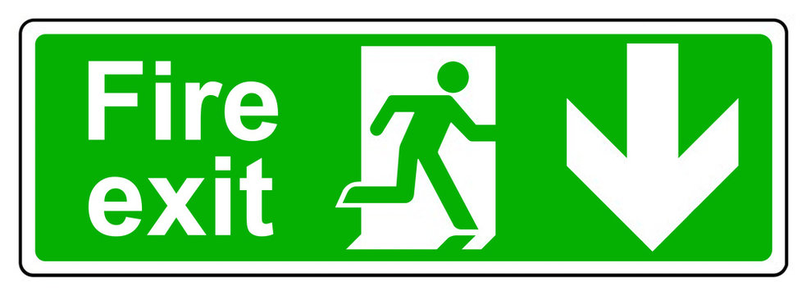
#> input picture fire_exit.png, 806 x 295 px, shrunk from 983 x 360 before the run
$ python main.py
#> lines starting #> are read from the running program, lines starting #| are printed output that depends on the picture
import networkx as nx
import matplotlib.pyplot as plt
import random
from mpl_toolkits.mplot3d import Axes3D
from matplotlib.animation import FuncAnimation
import matplotlib.patches as patches
from matplotlib.offsetbox import OffsetImage, AnnotationBbox
import numpy as np

# Load images for visual indicators (replace with your own images if needed)
fire_exit_sign = plt.imread("fire_exit.png")  # Replace with path to fire exit sign image
#> fire_exit_sign is the input picture: shape (295, 806, 4) float32; mean R, G, B, A 0.487, 0.817, 0.482, 1
red_cross = plt.imread("red_cross.png")      # Replace with path to red cross image
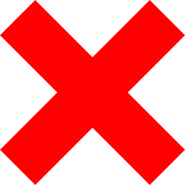
#> input picture red_cross.png, 185 x 185 px, shrunk from 225 x 225 before the run
#> red_cross is the input picture: shape (185, 185, 4) float32; mean R, G, B, A 1, 0.456, 0.456, 1
triangle = plt.imread("trapped.png")        # Replace with path to triangle image
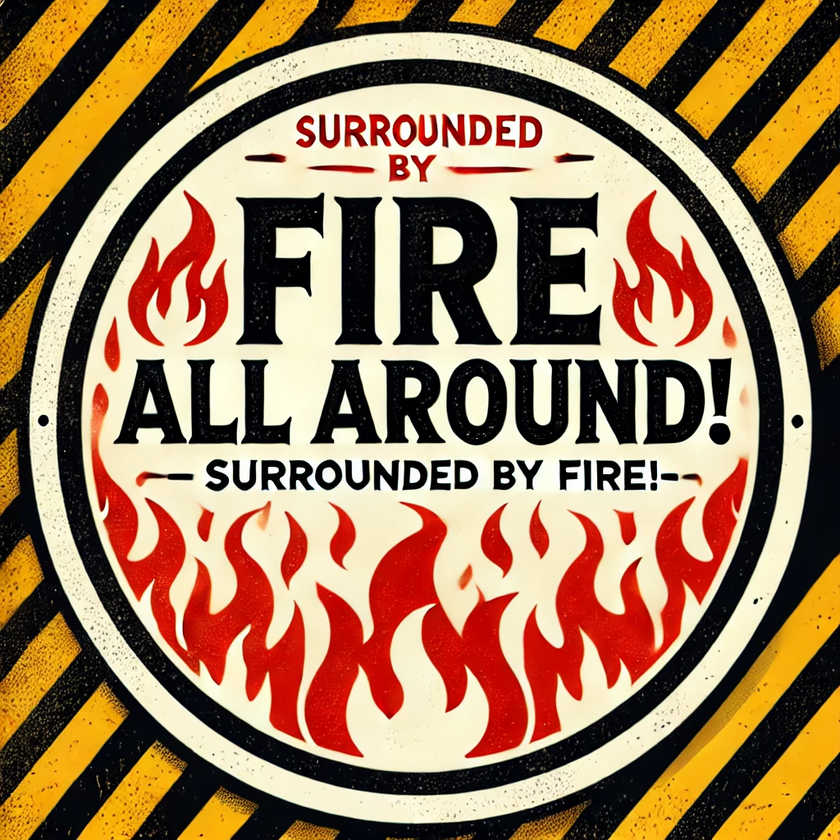
#> input picture trapped.png, 840 x 840 px, shrunk from 1024 x 1024 before the run
#> triangle is the input picture: shape (840, 840, 4) float32; mean R, G, B, A 0.61, 0.479, 0.349, 1
running_man = plt.imread("rush.png")  # Replace with path to running man image
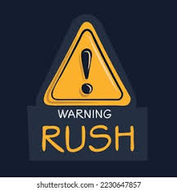
#> input picture rush.png, 177 x 191 px, shrunk from 216 x 233 before the run
#> running_man is the input picture: shape (191, 177, 4) float32; mean R, G, B, A 0.269, 0.262, 0.258, 1
not_fastest_route = plt.imread("faster_route.png")  # Replace with path to the image
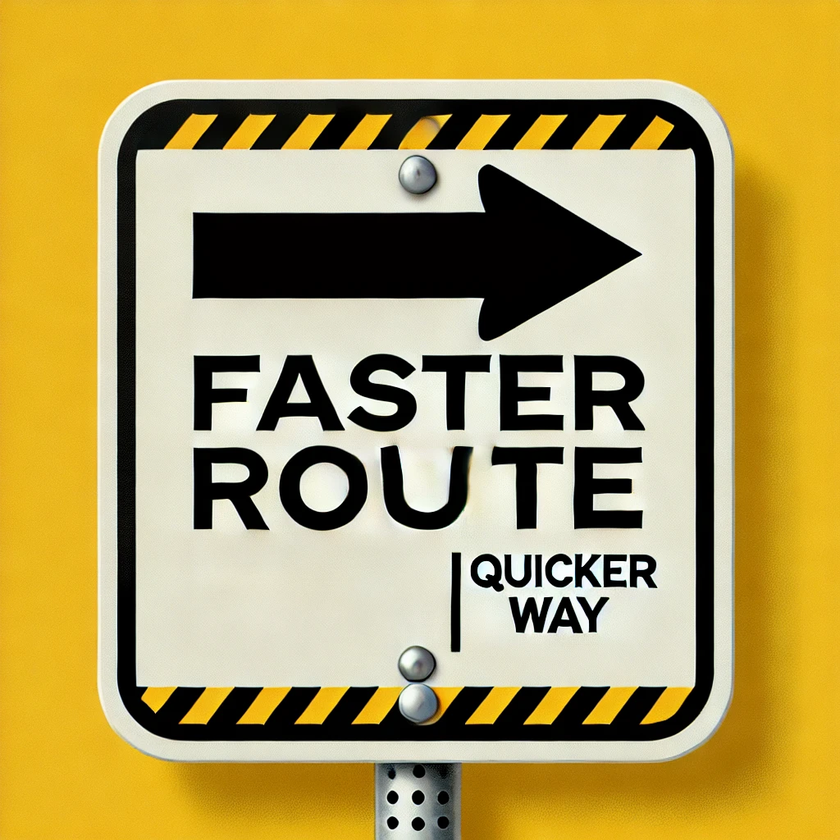
#> input picture faster_route.png, 840 x 840 px, shrunk from 1024 x 1024 before the run
#> not_fastest_route is the input picture: shape (840, 840, 4) float32; mean R, G, B, A 0.702, 0.621, 0.358, 1


# Building configuration
FLOORS = 3
ROWS = 3
COLS = 4

# Create graph
G = nx.Graph()  # Use an undirected graph for bidirectional edges

# Generate nodes
nodes = [f"R{floor}_{row}_{col}" for floor in range(FLOORS) for row in range(ROWS) for col in range(COLS)]
stairwell_row, stairwell_col = ROWS // 2, COLS // 2
stairwell_nodes = {f"R{floor}_{stairwell_row}_{stairwell_col}" for floor in range(FLOORS)}
exit_nodes = {f"R0_0_0"}  # Random exit
initial_fire_nodes = {"R2_2_0"}  # Start with 1 fire node
fire_nodes = set(initial_fire_nodes)

# Add nodes to graph
for node in nodes:
    G.add_node(node, exit=node in exit_nodes, fire=node in fire_nodes, stairwell=node in stairwell_nodes, warning=float('inf'), distance_to_safety=float('inf'))

# Connect rooms within the same floor (bidirectional)
for floor in range(FLOORS):
    for row in range(ROWS):
        for col in range(COLS):
            current = f"R{floor}_{row}_{col}"
            if col < COLS - 1: G.add_edge(current, f"R{floor}_{row}_{col + 1}", weight=4)
            if col > 0: G.add_edge(current, f"R{floor}_{row}_{col - 1}", weight=4)
            if row < ROWS - 1: G.add_edge(current, f"R{floor}_{row + 1}_{col}", weight=4)
            if row > 0: G.add_edge(current, f"R{floor}_{row - 1}_{col}", weight=4)

# Connect floors via stairwell (bidirectional)
for floor in range(FLOORS - 1):
    lower, upper = f"R{floor}_{stairwell_row}_{stairwell_col}", f"R{floor + 1}_{stairwell_row}_{stairwell_col}"
    G.add_edge(lower, upper, weight=4)

# Function to find safest paths
# [84 lines left out: functions find_safest_paths, spread_fire, calculate_fire_eta, calculate_distance_to_safety, not called in this run]

class Person:
    def __init__(self, start_node, pos):
        self.pos = pos
        self.current_node = start_node
        self.target_node = None
        self.t = 0  # Interpolation factor (0 → start node, 1 → target node)
        self.current_position = self.pos[start_node]  # Start at node position
        self.speed = 0.1  # Default speed

    # [30 lines left out: functions move, update_position, not called in this run]

# Assign 3D positions
pos = {node: (int(node.split("_")[2]), int(node.split("_")[1]), int(node.split("_")[0][1:])) for node in G.nodes}

# Initialize person
person = Person("R2_0_0", pos)

# 3D Visualization
# fig = plt.figure(figsize=(10, 7))
# ax = fig.add_subplot(111, projection="3d")

fire_spread_time = 1
time_since_fire = 0
tick_speed = 500  # Milliseconds per tick


# [162 lines left out: functions update_edge_states, create_mini_ui, update, not called in this run]


# Create the figure and subplots
fig = plt.figure(figsize=(15, 7))
gs = fig.add_gridspec(1, 2, width_ratios=[2, 1])
ax_3d = fig.add_subplot(gs[0], projection="3d")
ax_ui = fig.add_subplot(gs[1])

# Rest of the code remains the same


paused = False  # Global pause state

# [4 lines left out: function on_key_press, not called in this run]

ani = FuncAnimation(fig, update, interval=tick_speed)
fig.canvas.mpl_connect("key_press_event", on_key_press)

plt.show()
